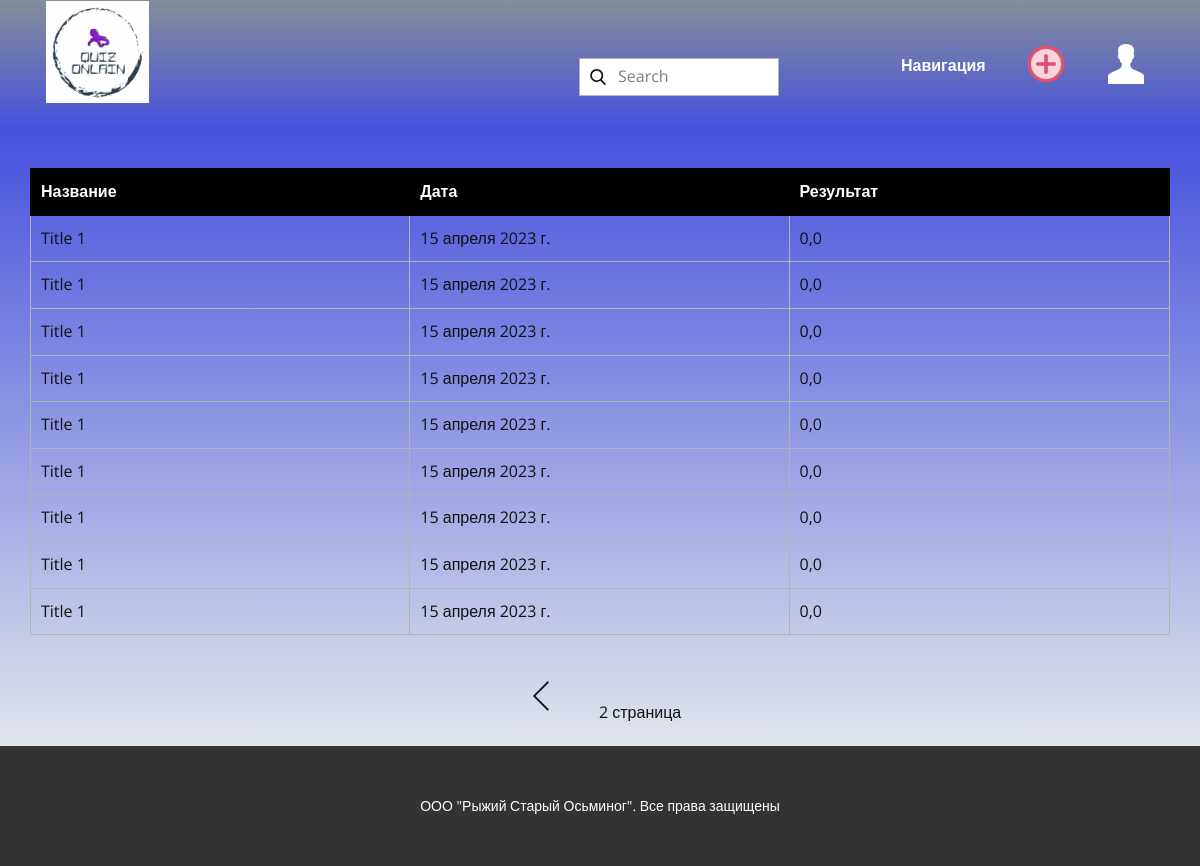
The app's page /history?page=2 (signed in), older data.
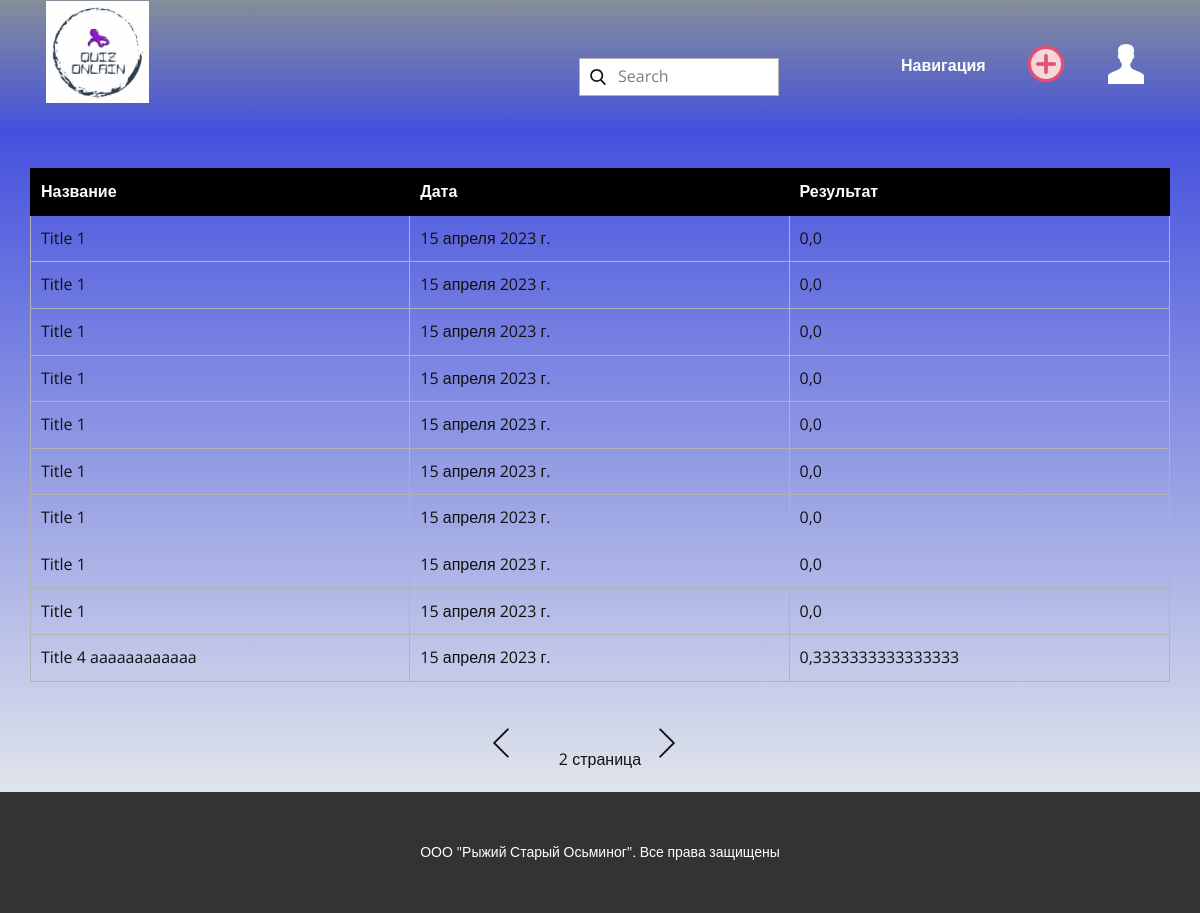
The same page, newer data.
### default/models.py (models this page shows)
class Quiz(models.Model):
    title = models.CharField(max_length=20)
    description = models.CharField(max_length=255)
    q_count = models.IntegerField()
    date_of_create = models.DateField(auto_now=True)
    user_id = models.ForeignKey(User, on_delete=models.RESTRICT)
    views = models.IntegerField()
    icon = models.ImageField()

class History(models.Model):
    user = models.ForeignKey(User, on_delete=models.CASCADE)
    quiz = models.ForeignKey(Quiz, on_delete=models.CASCADE)
    date = models.DateField(auto_now=True)
    result = models.FloatField()

### account/views.py (the view)
# urls.py: path('history', personal_history),
@login_required(login_url='/login/')
def personal_history(request):
    quizes = History.objects.filter(user=request.user.id)
    per_page = 10
    paginator = Paginator(quizes, per_page)
    page_number = request.GET.get('page', 1)
    page_obj = paginator.get_page(page_number)
    context = {
        'complited_quiz' : [
            {
                'title': page_obj[i].quiz.title,
                'date': page_obj[i].date,
                'result': page_obj[i].result,
                'count_page': int(paginator.num_pages),
                'page': int(page_number)
            } for i in range(len(page_obj))
        ]
    }
    return render(request, 'История.html', context=context)

### templates/История.html (shortened to what the changed rows need)
<!DOCTYPE html>
{% load static %}
<html style="font-size: 16px;" lang="ru">
<head>
    <link rel="stylesheet" href="{% static 'nicepage.css' %}" media="screen">
    <link rel="stylesheet" href="{% static 'History.css' %}" media="screen">
</head>
<body class="u-body u-xl-mode" data-lang="ru">
    <section class="u-clearfix u-gradient u-section-1" id="sec-c321">
        <div class="u-clearfix u-sheet u-sheet-1">
            <div class="u-expanded-width u-table u-table-responsive u-table-1">
                <table class="u-table-entity">
                    <colgroup>
                    </colgroup>
                    <thead class="u-black u-table-header u-table-header-1">
                        <tr style="height: 21px;">
                            <th class="u-border-1 u-border-black u-table-cell">Название</th>
                            <th class="u-border-1 u-border-black u-table-cell">Дата</th>
                            <th class="u-border-1 u-border-black u-table-cell">Результат</th>
                        </tr>
                    </thead>
                    <tbody style="table-layout: fixed" class="u-table-body">
                        {% for quiz in complited_quiz %}
                        <tr style="height: auto">
                            <td style="word-wrap:break-word; max-width:250px" class="u-border-1 u-border-grey-30 u-table-cell">{{quiz.title}}</td>
                            <td style="word-wrap:break-word; max-width:250px" class="u-border-1 u-border-grey-30 u-table-cell">{{quiz.date}}</td>
                            <td style="word-wrap:break-word; max-width:250px" class="u-border-1 u-border-grey-30 u-table-cell">{{quiz.result}}</td>
                        </tr>
                        {% endfor %}
                    </tbody>
                </table>
            </div>
            <div class="u-align-center u-form-group u-form-submit" style="width: 100%; vertical-align:central;">
                <p style='display: inline-block; position:right; vertical-align:central;'>
                    {% if complited_quiz.1.page != complited_quiz.1.count_page and complited_quiz.1.page > 0 %}
                    <a href="history?page={{complited_quiz.1.page  | add:1 }}">
                        <span class="u-file-icon u-icon u-icon-1" type="submit" style='display: inline-block;'><img src="{% static 'images/7893857.png' %}" alt=""></span>
                    </a>
                </p>
    {% endif %}
</div>
        </div>
    </section>
</body>
</html>

Row changes from the older to the newer data that the page shows:
now on this page (row edited): Quiz: title "Title 4 aaaaaaaaaaaa"
added History: date "15 апреля 2023 г.", result "0,3333333333333333"
